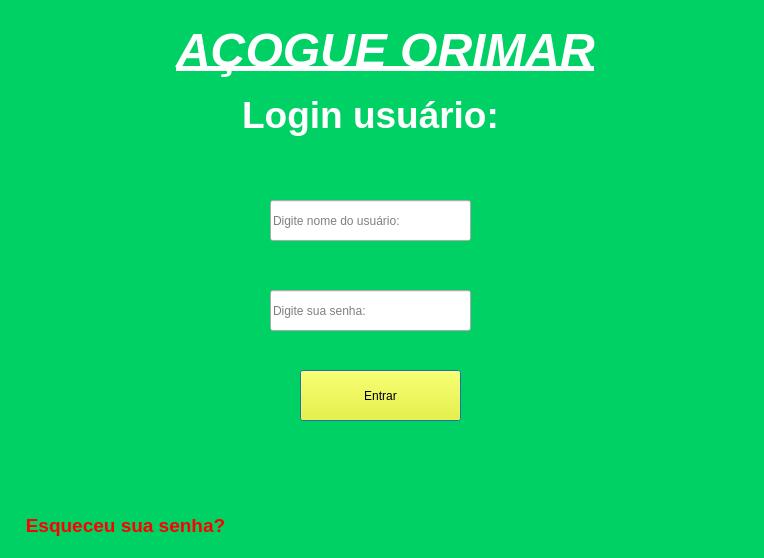
<?xml version="1.0" encoding="UTF-8"?>
<ui version="4.0">
 <class>Dialog</class>
 <widget class="QDialog" name="Dialog">
  <property name="geometry">
   <rect>
    <x>0</x>
    <y>0</y>
    <width>764</width>
    <height>558</height>
   </rect>
  </property>
  <property name="windowTitle">
   <string>Dialog</string>
  </property>
  <widget class="QLabel" name="label">
   <property name="geometry">
    <rect>
     <x>-10</x>
     <y>0</y>
     <width>781</width>
     <height>561</height>
    </rect>
   </property>
   <property name="minimumSize">
    <size>
     <width>211</width>
     <height>0</height>
    </size>
   </property>
   <property name="styleSheet">
    <string notr="true">background-color: rgb(0, 209, 101);</string>
   </property>
   <property name="text">
    <string>&lt;html&gt;&lt;head/&gt;&lt;body&gt;&lt;p align=&quot;center&quot;&gt;&lt;span style=&quot; color:#ffaa00;&quot;&gt;&lt;br/&gt;&lt;/span&gt;&lt;/p&gt;&lt;/body&gt;&lt;/html&gt;</string>
   </property>
  </widget>
  <widget class="QLabel" name="label_2">
   <property name="geometry">
    <rect>
     <x>80</x>
     <y>170</y>
     <width>191</width>
     <height>81</height>
    </rect>
   </property>
   <property name="styleSheet">
    <string notr="true">image: url(:/img/user.png);
</string>
   </property>
   <property name="text">
    <string>&lt;html&gt;&lt;head/&gt;&lt;body&gt;&lt;p align=&quot;center&quot;&gt;&lt;br/&gt;&lt;/p&gt;&lt;/body&gt;&lt;/html&gt;</string>
   </property>
  </widget>
  <widget class="QLabel" name="label_3">
   <property name="geometry">
    <rect>
     <x>90</x>
     <y>170</y>
     <width>211</width>
     <height>81</height>
    </rect>
   </property>
   <property name="styleSheet">
    <string notr="true">image: url(:/img/icons/user.png);</string>
   </property>
   <property name="text">
    <string>&lt;html&gt;&lt;head/&gt;&lt;body&gt;&lt;p align=&quot;center&quot;&gt;&lt;br/&gt;&lt;/p&gt;&lt;/body&gt;&lt;/html&gt;</string>
   </property>
  </widget>
  <widget class="QPushButton" name="btnentrar">
   <property name="geometry">
    <rect>
     <x>300</x>
     <y>370</y>
     <width>161</width>
     <height>51</height>
    </rect>
   </property>
   <property name="styleSheet">
    <string notr="true">background-color: rgb(255, 255, 0);
font: 75 22pt &quot;Segoe UI&quot;;
color: rgb(0, 0, 0);
</string>
   </property>
   <property name="text">
    <string>Entrar</string>
   </property>
  </widget>
  <widget class="QLineEdit" name="namedouser">
   <property name="geometry">
    <rect>
     <x>270</x>
     <y>200</y>
     <width>201</width>
     <height>41</height>
    </rect>
   </property>
   <property name="text">
    <string/>
   </property>
   <property name="placeholderText">
    <string>Digite nome do usuário:</string>
   </property>
  </widget>
  <widget class="QLineEdit" name="passwduser">
   <property name="geometry">
    <rect>
     <x>270</x>
     <y>290</y>
     <width>201</width>
     <height>41</height>
    </rect>
   </property>
   <property name="text">
    <string/>
   </property>
   <property name="echoMode">
    <enum>QLineEdit::Password</enum>
   </property>
   <property name="placeholderText">
    <string>Digite sua senha:</string>
   </property>
  </widget>
  <widget class="QLabel" name="label_4">
   <property name="geometry">
    <rect>
     <x>10</x>
     <y>500</y>
     <width>231</width>
     <height>51</height>
    </rect>
   </property>
   <property name="text">
    <string>&lt;html&gt;&lt;head/&gt;&lt;body&gt;&lt;p align=&quot;center&quot;&gt;&lt;span style=&quot; font-size:14pt; font-weight:600; color:#ff0000;&quot;&gt;Esqueceu sua senha?&lt;/span&gt;&lt;/p&gt;&lt;/body&gt;&lt;/html&gt;</string>
   </property>
  </widget>
  <widget class="QLabel" name="label_5">
   <property name="geometry">
    <rect>
     <x>200</x>
     <y>80</y>
     <width>341</width>
     <height>71</height>
    </rect>
   </property>
   <property name="styleSheet">
    <string notr="true">color: rgb(227, 227, 227);
font: 75 16pt &quot;Segoe UI&quot;;
</string>
   </property>
   <property name="text">
    <string>&lt;html&gt;&lt;head/&gt;&lt;body&gt;&lt;p align=&quot;center&quot;&gt;&lt;span style=&quot; font-size:28pt; font-weight:600; color:#ffffff;&quot;&gt;Login usuário:&lt;/span&gt;&lt;/p&gt;&lt;/body&gt;&lt;/html&gt;</string>
   </property>
  </widget>
  <widget class="QLabel" name="label_6">
   <property name="geometry">
    <rect>
     <x>90</x>
     <y>10</y>
     <width>591</width>
     <height>81</height>
    </rect>
   </property>
   <property name="styleSheet">
    <string notr="true">color: rgb(227, 227, 227);
font: 75 16pt &quot;Segoe UI&quot;;
</string>
   </property>
   <property name="text">
    <string>&lt;html&gt;&lt;head/&gt;&lt;body&gt;&lt;p align=&quot;center&quot;&gt;&lt;span style=&quot; font-size:36pt; font-weight:600; font-style:italic; text-decoration: underline; color:#ffffff;&quot;&gt;AÇOGUE ORIMAR&lt;/span&gt;&lt;/p&gt;&lt;/body&gt;&lt;/html&gt;</string>
   </property>
  </widget>
  <widget class="QLabel" name="label_7">
   <property name="geometry">
    <rect>
     <x>80</x>
     <y>260</y>
     <width>211</width>
     <height>81</height>
    </rect>
   </property>
   <property name="styleSheet">
    <string notr="true">image: url(:/img/icons/pass.png);</string>
   </property>
   <property name="text">
    <string>&lt;html&gt;&lt;head/&gt;&lt;body&gt;&lt;p align=&quot;center&quot;&gt;&lt;br/&gt;&lt;/p&gt;&lt;/body&gt;&lt;/html&gt;</string>
   </property>
  </widget>
 </widget>
 <resources>
  <include location="img.qrc"/>
 </resources>
 <connections/>
</ui>
